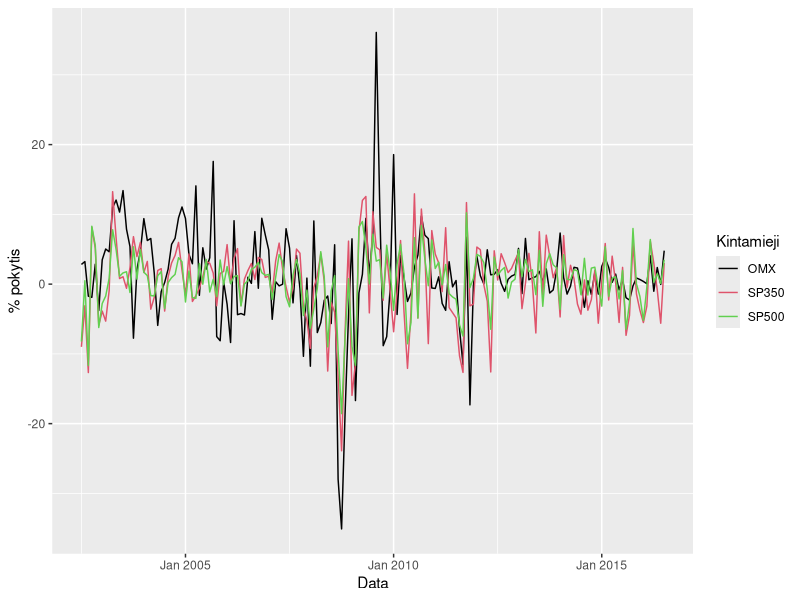
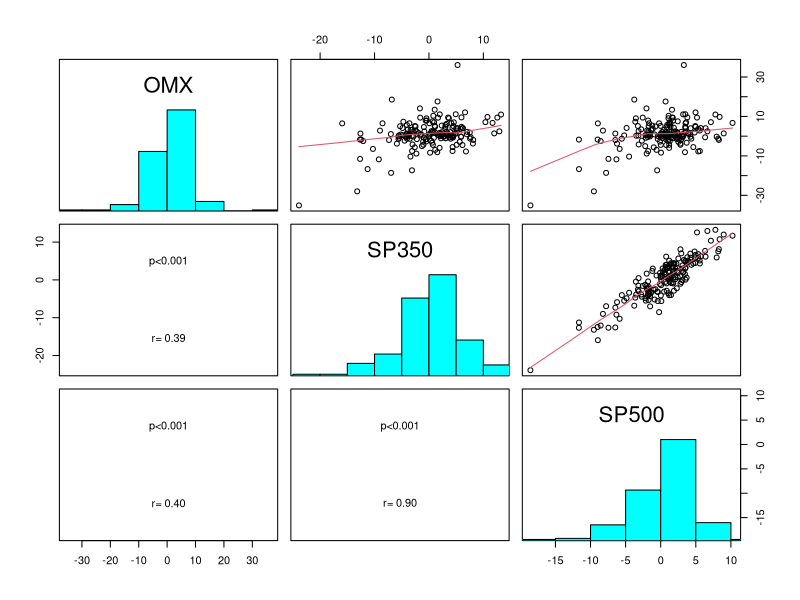

The R source for these figures, in order: (Note: this script raises an error after producing the figures.)
## ---- chunk 1
library("quantmod")
library("forecast")
library("xts")
library("dplyr")
library("gridExtra")
library("dynlm")
library(ggplot2)
library(reshape2)
library("knitr")
library("tseries")
library("MASS")
library(car)
library(lmtest)
library(sandwich)
## ---- chunk 2
data=read.csv("rawdata.csv")



data[ data == ":" ] = NA
data=data[complete.cases(data),]
rownames(data)<-NULL
## ---- chunk 3
data2=apply(data[,-1],2,as.numeric)
rownames(data2)=data[,1]
data2=data.frame(data2)
data2$nedarbas=data2$nedarbas/10

data2[,c("OMX","SP350","SP500","kk","mp","ip")] = apply(data2[,c("OMX","SP350","SP500","kk","mp","ip")],2,log)    #logaritmuojama indeksai, akcijų kainos, kursas  

data2[,c("OMX","SP350","SP500","kk","mp","ip")]=data2[,c("OMX","SP350","SP500","kk","mp","ip")]*100

data2$euribor=((data2$euribor+1)^(1/12)-1)*12                    #reiketu gal menesio?

data3=data.frame(diff(as.matrix(data2)))  
data3$euribor=data2$euribor[-1]
names(data3)[names(data3) == 'euribor'] <- 'palukanos'
data3$gkl = data$gkl[-1]    #gamintoju kainu lygio nereik diferencijuot nes jau yra pokytis %
#tsdisplay(data3$infliacija)
infliacija=diff(data3$infliacija)
data3=data3[-1,]
data3$infliacija=infliacija
p=apply(data3[,],2,function(i)adf.test(i,k=1)$p.value)
p=data.frame(p)
p[,1] = round(p[,1], digits = 2)
kable(p)
## ---- chunk 4
data=read.csv("rawdata.csv")



data[ data == ":" ] = NA
data=data[complete.cases(data),]
rownames(data)<-NULL
## ---- chunk 5
panel.hist <- function(x, ...)    #ši funkcija reikalinga grafikų lentelei išbrėžti (histogramos pateikimui)                        
{
  usr <- par("usr"); on.exit(par(usr))
  par(usr = c(usr[1:2], 0, 1.5) )
  h <- hist(x, plot = FALSE)
  breaks <- h$breaks; nB <- length(breaks)
  y <- h$counts; y <- y/max(y)
  rect(breaks[-nB], 0, breaks[-1], y, col = "cyan", ...)
}

panel.cor2 <- function(x, y, digits=2, cex.cor)
{
  usr <- par("usr"); on.exit(par(usr))
  par(usr = c(0, 1, 0, 1))
  r <- abs(cor(x, y))
  txt <- format(c(r, 0.123456789), digits=digits)[1]
  test <- cor.test(x,y)
  Signif <- ifelse(round(test$p.value,3)<0.001,"p<0.001",paste("p=",round(test$p.value,3)))  
  text(0.5, 0.25, paste("r=",txt))
  text(.5, .75, Signif)
}
panel.cor <- function(x, y, digits = 2, prefix = "", cex.cor,...)    #ši funkcija reikalinga grafikų lentelei
    #išbrėžti (koreliacijos koeficiento radimui)
{
  usr <- par("usr"); on.exit(par(usr))
  par(usr = c(0, 1, 0, 1))
  r <- abs(cor(x, y))
  txt <- format(c(r, 0.123456789), digits = digits)[1]
  txt <- paste0(prefix, txt)
  if(missing(cex.cor)) cex.cor <- 0.8/strwidth(txt)
  text(0.5, 0.5, txt, cex = 3)
}
## ---- chunk 6
data2=apply(data[,-1],2,as.numeric)
rownames(data2)=data[,1]
data2=data.frame(data2)
data2$nedarbas=data2$nedarbas/10

data2[,c("OMX","SP350","SP500","kk","mp","ip")] = apply(data2[,c("OMX","SP350","SP500","kk","mp","ip")],2,log)    #logaritmuojama indeksai, akcijų kainos, kursas  

data2[,c("OMX","SP350","SP500","kk","mp","ip")]=data2[,c("OMX","SP350","SP500","kk","mp","ip")]*100

data2$euribor=((data2$euribor+1)^(1/12)-1)*12                    #reiketu gal menesio?

data3=data.frame(diff(as.matrix(data2)))  
data3$euribor=data2$euribor[-1]
names(data3)[names(data3) == 'euribor'] <- 'palukanos'
data3$gkl = data$gkl[-1]    #gamintoju kainu lygio nereik diferencijuot nes jau yra pokytis %
#tsdisplay(data3$infliacija)
infliacija=diff(data3$infliacija)
data3=data3[-1,]
data3$infliacija=infliacija
## ---- chunk 7
Data = rownames(data3)
Data=as.yearmon(Data, "%YM%m")

data3=cbind.data.frame(Data, data3)
## ---- chunk 8
akc = melt(data3[,c("OMX","SP350","SP500","Data")], id=c("Data"))
ggplot(akc) + geom_line(aes(x=Data, y=value, colour=variable)) +
  scale_colour_manual(values=c(1:4))+ylab("% pokytis")+
  guides(col=guide_legend(title="Kintamieji"))
## ---- chunk 9
pairs(data3[,c("OMX","SP350","SP500")],upper.panel=panel.smooth,diag.panel=panel.hist, lower.panel=panel.cor2)
## ---- chunk 10
pairs(data3[,c("OMX","infliacija","nedarbas","kursas")],upper.panel=panel.smooth,diag.panel=panel.hist, lower.panel=panel.cor2)
## ---- chunk 11
pairs(data3[,c("OMX","mhope","phope","vhope","pramhope","vp")],upper.panel=panel.smooth,diag.panel=panel.hist, lower.panel=panel.cor2)
## ---- chunk 12
data3$OMX=data3$OMX-data3$palukanos
data3$SP350=data3$SP350-data3$palukanos

mod = lm(OMX ~ SP350 + kk + dll + nedarbas + infliacija + mhope + phope + pramhope + shope + ta + ul + vhope + vp + mp  + gkl + ip + kursas, data=data3)
mod = lm(OMX ~ SP350 + kk +lag(kk,1) + dll+ lag(dll,1) + nedarbas +lag(nedarbas,1)+ infliacija+lag(infliacija,1) + mhope +lag(mhope,1)+ phope +lag(phope,1)+ pramhope+lag(pramhope,1) + shope+lag(shope,1) + ta +lag(ta,1)+ ul +lag(ul,1)+ vhope + lag(vhope,1)+vp+lag(vp,1) + mp+lag(mp,1)  + gkl+lag(gkl,1) + ip +lag(ip,1)+ kursas+lag(kursas,1), data=data3)
mod = lm(OMX ~ SP350  + mp + gkl + ip + kursas, data=data3)
summary(mod)
data4 <- df[, -which(names(df) %in% c("name1", "name2", "name3"))]

summary(lm(formula = OMX ~ SP350 + nedarbas + infliacija + pramhope, data = data3))
stepAIC(mod)

summary(lm(formula = OMX ~ SP350 + nedarbas + infliacija + phope + pramhope + 
    ul, data = data3)) # uzsakymu lukesciai atrodo nelogiskas, matyt paslinktas


summary(lm(formula = OMX ~ SP350 + phope + pramhope + vhope, data = data3))
mod=lm(formula = OMX ~ SP350 + phope + pramhope + vhope, data = data3)
ncvTest(mod) #heteroskedastiskumas
summary(lm(formula = OMX ~ lag(euribor,15), data = data3))


mod = lm(OMX ~ SP350 + kk + dll + nedarbas + infliacija + mhope + phope + pramhope + shope + ta + ul + vhope + vp + mp + euribor + gkl + ip + kursas+lag(euribor,1)+lag(euribor,2)+lag(euribor,3)+lag(euribor,4)+lag(euribor,5)+lag(euribor,6)+lag(euribor,7)+lag(euribor,8)+lag(euribor,9), data=data3)
stepAIC(mod)
summary(lm(formula = OMX ~ SP350 + nedarbas  + phope + pramhope +  
    vhope  + lag(euribor, 1) + lag(euribor, 3) + lag(euribor, 
    6) , data = data3))
summary(lm(formula = OMX ~ SP350 + nedarbas  + phope + pramhope +  
    vhope  + lag(euribor, 1) , data = data3))

#kaip su zymejimu? OMX 2012M2 tai kiek paaugo per 2012M1 iki 2012M2? ar tai tas pats su kitais rodikliais? Rodikliai turetu buti su lagu? 
summary(lm(formula = OMX ~ SP350 + nedarbas + phope + pramhope +  
    vhope  + lag(euribor, 1) , data = data3))


#OMX indeksas <5mlrd eur, jei maziau negu <5lrd $ galima skaityti kaip mazos kapitalizacijos Amerikos kompanija, dideles rizikos, del to mazesne koreliacija su rinkomis
#One is that small-cap stocks have a lower trading liquidity. For investors, this means enough shares at the right price may be unavailable when they wish to buy, or at times, it may be difficult to sell shares quickly at favorable prices.

#Another aspect is that, in comparison to large-cap companies, small-cap firms generally have less access to capital and, overall, not as many financial resources. This makes it difficult for smaller companies to obtain necessary financing to bridge gaps in cash flow, fund new market growth pursuits or undertake large capital expenditures. This problem can become more severe for small-cap companies during economic cycle lows.
#Read more: How do the risks of large cap stocks differ from the risks of small cap stocks? | Investopedia http://www.investopedia.com/ask/answers/032615/how-do-risks-large-cap-stocks-differ-risks-small-cap-stocks.asp#ixzz4OeTYhmLS 


step(mod,direction="both",test="F")

mod2=lm(formula = OMX ~ SP350 + lag(infliacija, 1) + 
    lag(phope, 1) + pramhope + lag(vp, 1) + lag(mp, 1) , data = data3)
AIC(mod2)
summary(mod2)

mod=lm(formula = OMX ~ SP350 + pramhope + vhope, data = data3)
AIC(mod)

coeftest(mod,data=data3,df=inf,vcov=vcovHC(mod,type="HC4"))
plot(mod$res,type="l")
## ---- chunk 13
mod_po_aic <- lm(formula = OMX ~ SP350 + nedarbas + infliacija + phope + pramhope + ul, data = data3)

## ---- chunk 14
datafr=data.frame(summary(mod_po_aic)[c(4,8)] %>%  lapply(round,2))
colnames(datafr)=c("beta koeficientai","standartinis nuokrypis","koeficientu t reikšmes","p reiksme", "R kvadratas")
rownames(datafr)=c("beta nulinis","S&P350","nedarbas","infliacija","paslaugu pasitikejimas", "pramones pasitikejimas", "uzsakymu lukesciai")
datafr[2:nrow(datafr),"R kvadratas"]="-"
kable(datafr)
## ---- chunk 15
names2=c("SP350","SP500","kk","dll","nedarbas","infliacija","mhope","phope","pramhope","shop","ta","ul","vhope","vp","mp","palukanos","gkl","ip","kursas")

for (i in 3:length(data3[1,])){
ccfvalues <- ccf(data3$OMX,data3[,i]) #aiskinames laga
  if(i==3){lagdata=round(ccfvalues$acf,3)}
  else{
  lagdata=cbind(lagdata,round(ccfvalues$acf,3))
  }
}
lagdata=data.frame(lagdata)
colnames(lagdata)=names2
rownames(lagdata)=c(-19:19)
lagdata=lagdata[-c(1:19),]

apply(apply(lagdata,2,abs),2,max)

Find_Max_CCF<- function(a,b)
{
 d <- ccf(a, b, plot = FALSE)
 d = d[1:19] 
 cor = d$acf[,,1]
 lag = d$lag[,,1]
 res = data.frame(cor,lag)
 res_max = res[which.max(res$cor),]
 return(res_max)
} 
for (i in 3:length(data3[1,])){
ccfvalues <- Find_Max_CCF(data3$OMX,data3[,i])
  if(i==3){lagdata=ccfvalues}
  else{
  lagdata=rbind(lagdata,ccfvalues)
  }
}
rownames(lagdata)=names2
lagdat
ccfvalues
class(as.numeric(as.character(ccfvalues[1])))
str(ccfvalues)
acf=ccfvalues$acf
cbind(acf,acf)
mod_po_aic2 <- lm(formula = OMX ~ SP350 + nedarbas + infliacija + phope + pramhope, data = data3)
a=scan()

vcovHC(mod_po_aic2)
 
## standard coefficient significance test
coeftest(mod_po_aic2)
## robust significance test, cluster by group
## (robust vs. serial correlation)
coeftest(mod_po_aic2, vcov=vcovHC)

ccfvalues <- ccf(data3$OMX,mod_po_aic2$residuals)
ccfvalues

res<-bptest(mod_po_aic2)

sum(data3$OMX<0)



library(caret)
library(ggplot2)
library(pls)
install.packages("pls")
data(economics)
class(data3)
timeSlices <- createTimeSlices(1:nrow(data3), 
                   initialWindow = 50, horizon = 1, fixedWindow = FALSE)
timeSlices[1]
timeSlices[2]
trainSlices <- timeSlices[[1]]
testSlices <- timeSlices[[2]]

for(i in trainSlices){
  u=1
modelis_po_aic <- lm(formula = OMX ~ lag(SP350, 1) + lag(infliacija, 2) + lag(mhope, 3) + lag(phope,12) + lag(ul, 10) + lag(gkl, 9) + lag(ip, 4) + lag(kursas,2), data = data3[i,c("OMX","SP350","infliacija","mhope","phope","ul","gkl","ip","kursas")])
predict(modelis_po_aic, data3[testSlices[u],])
u=u+1
}
predict(modelis_po_aic, data3[testSlices[u],])
output <- matrix(unlist(testSlice[u]),  byrow = TRUE)
str(testSlices)
trainSlices
as.numeric(testSlices[1])
data3[trainSlices[u],]

unique(rapply(trainSlices, function(x) head(x, 1)))

modelis_po_aic <- lm(formula = OMX ~ lag(SP350, 1) + lag(infliacija, 2) + lag(mhope, 3) + lag(phope,12) + lag(ul, 10) + lag(gkl, 9) + lag(ip, 4) + lag(kursas,2), data = data3)
plsFitTime <- train(OMX ~ lag(SP350, 1) + lag(infliacija, 2) + lag(mhope, 3) + lag(phope,12) + lag(ul, 10) + lag(gkl, 9) + lag(ip, 4) + lag(kursas,2),
                    data = data3[trainSlices[[1]],c("OMX","SP350","infliacija","mhope","phope","ul","gkl","ip","kursas")],
                    method = "pls",
                    preProc = c("center", "scale"))








plsFitTime <- train(OMX ~ SP350 + infliacija + mhope + phope,
                    data = data3[trainSlices[[1]],c("OMX","SP350","infliacija","mhope","phope","ul","gkl","ip","kursas")],
                    method = "pls",
                    preProc = c("center", "scale"))
plsFitTime$residuals
